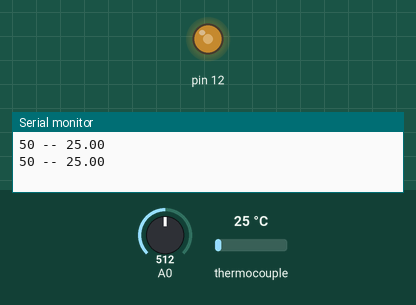
Recording of a sketch running on a simulated Arduino Uno, built with avr-gcc and run on an emulated ATmega328P. Parts: output pins drawn as LEDs (lit = HIGH), the last lines printed to the serial monitor. The inputs (shaded band) are chosen by the test bench; at power-on: A0 = 512, thermocouple 25 °C.

Above: at 2.2 s.
2.3 s: A0 set to 306
At 4.1 s:
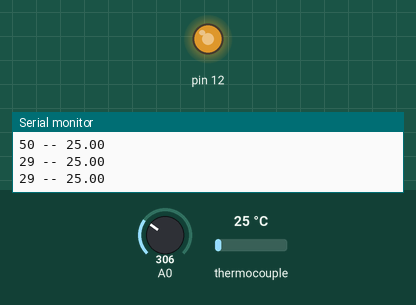
4.5 s: A0 set to 122
At 5.7 s:
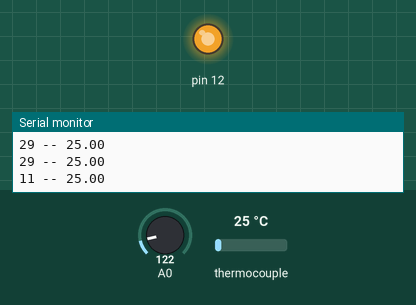
6.5 s: A0 set to 900
At 7.4 s:
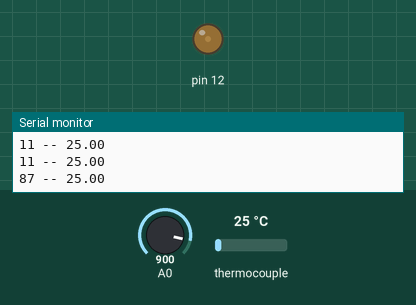
Timing chart, 0 to 9.5 s (numbered marks = the images above; inputs shaded):
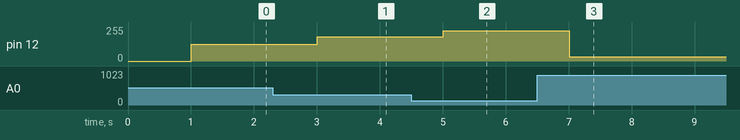

Measured:
- after the input at 2.3 s, pin 12: 127/255 → 181/255 after 0.70 s
- after the input at 4.5 s, pin 12: 181/255 → 226/255 after 0.51 s
- after the input at 6.5 s, pin 12: 226/255 → 33/255 after 0.51 s

The sketch:

dimmer_temp.ino
```cpp
#include <RBDdimmer.h>
#include "max6675.h"

int thermoDO = 6;
int thermoCS = 7;
int thermoCLK = 8;


dimmerLamp dimmer(12);
MAX6675 thermocouple(thermoCLK, thermoCS, thermoDO);
int outVal = 0;

void setup() {
  Serial.begin(9600);
  dimmer.begin(NORMAL_MODE, ON);
  delay(1000);
}

void loop() {
  outVal = map(analogRead(0), 0, 1023, 0, 100);
  Serial.print(outVal);
  Serial.print(" -- ");
  Serial.println(thermocouple.readCelsius());
  dimmer.setPower(100-outVal);
  delay(1000);
}
```
